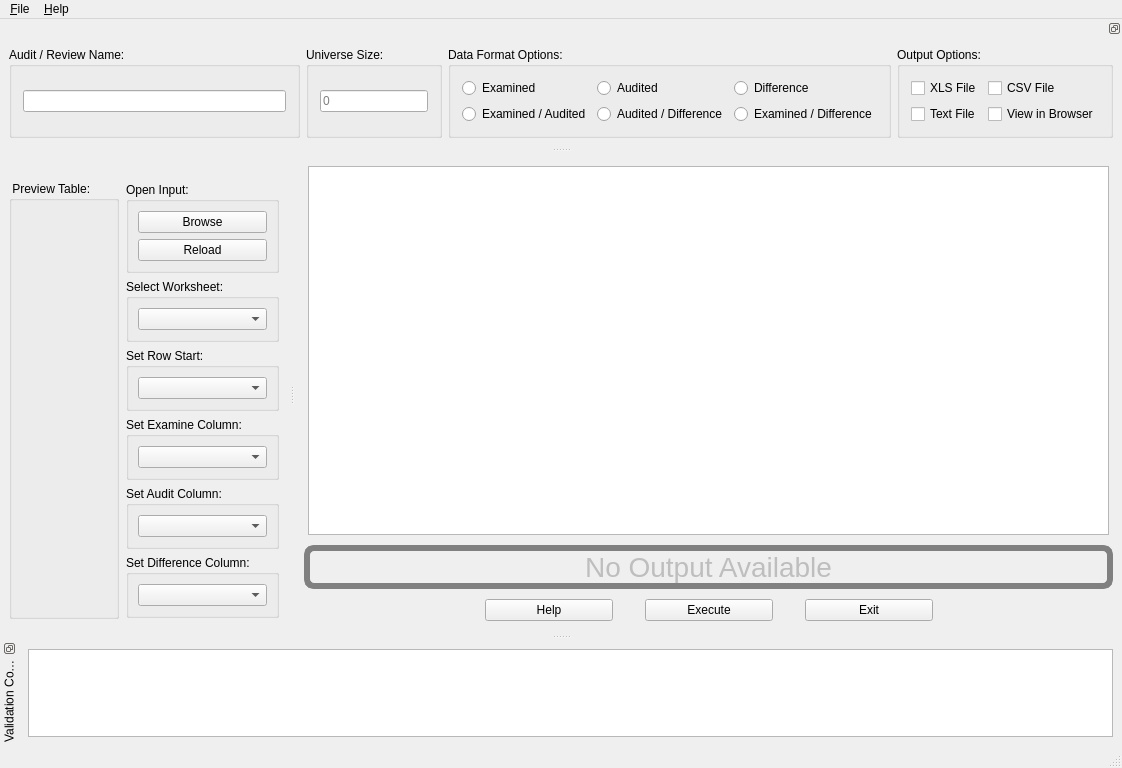
<?xml version="1.0" encoding="UTF-8"?>
<ui version="4.0">
 <class>UIRStatsUVA</class>
 <widget class="QMainWindow" name="UIRStatsUVA">
  <property name="geometry">
   <rect>
    <x>0</x>
    <y>0</y>
    <width>1122</width>
    <height>768</height>
   </rect>
  </property>
  <property name="windowTitle">
   <string>Unrestricted Variable Appraisel</string>
  </property>
  <widget class="QWidget" name="centralwidget">
   <property name="windowTitle">
    <string>UIRStatsUVA</string>
   </property>
   <layout class="QVBoxLayout" name="verticalLayout_4">
    <item>
     <widget class="QFrame" name="m_frmOutput">
      <layout class="QVBoxLayout" name="verticalLayout">
       <property name="leftMargin">
        <number>4</number>
       </property>
       <property name="topMargin">
        <number>4</number>
       </property>
       <property name="rightMargin">
        <number>4</number>
       </property>
       <property name="bottomMargin">
        <number>4</number>
       </property>
       <item>
        <widget class="QTextBrowser" name="m_txtOutput"/>
       </item>
      </layout>
     </widget>
    </item>
    <item>
     <widget class="QLabel" name="m_lblNoData">
      <property name="enabled">
       <bool>false</bool>
      </property>
      <property name="font">
       <font>
        <pointsize>-1</pointsize>
       </font>
      </property>
      <property name="styleSheet">
       <string notr="true">#m_lblNoData
{
	border:6px solid gray;	border-radius:10px;	font-size:28px;
}</string>
      </property>
      <property name="text">
       <string>No Output Available</string>
      </property>
      <property name="alignment">
       <set>Qt::AlignCenter</set>
      </property>
     </widget>
    </item>
    <item>
     <layout class="QHBoxLayout" name="horizontalLayout">
      <property name="spacing">
       <number>32</number>
      </property>
      <property name="leftMargin">
       <number>4</number>
      </property>
      <property name="topMargin">
       <number>4</number>
      </property>
      <property name="rightMargin">
       <number>4</number>
      </property>
      <property name="bottomMargin">
       <number>4</number>
      </property>
      <item>
       <spacer name="horizontalSpacer">
        <property name="orientation">
         <enum>Qt::Horizontal</enum>
        </property>
        <property name="sizeHint" stdset="0">
         <size>
          <width>40</width>
          <height>20</height>
         </size>
        </property>
       </spacer>
      </item>
      <item>
       <widget class="QPushButton" name="m_btnHelp">
        <property name="minimumSize">
         <size>
          <width>128</width>
          <height>0</height>
         </size>
        </property>
        <property name="text">
         <string>Help</string>
        </property>
       </widget>
      </item>
      <item>
       <widget class="QPushButton" name="m_btnExecute">
        <property name="minimumSize">
         <size>
          <width>128</width>
          <height>0</height>
         </size>
        </property>
        <property name="text">
         <string>Execute</string>
        </property>
       </widget>
      </item>
      <item>
       <widget class="QPushButton" name="m_btnExit">
        <property name="minimumSize">
         <size>
          <width>128</width>
          <height>0</height>
         </size>
        </property>
        <property name="text">
         <string>Exit</string>
        </property>
       </widget>
      </item>
      <item>
       <spacer name="horizontalSpacer_2">
        <property name="orientation">
         <enum>Qt::Horizontal</enum>
        </property>
        <property name="sizeHint" stdset="0">
         <size>
          <width>40</width>
          <height>20</height>
         </size>
        </property>
       </spacer>
      </item>
     </layout>
    </item>
   </layout>
  </widget>
  <widget class="QDockWidget" name="m_dockOptions">
   <property name="sizePolicy">
    <sizepolicy hsizetype="Expanding" vsizetype="Preferred">
     <horstretch>0</horstretch>
     <verstretch>0</verstretch>
    </sizepolicy>
   </property>
   <property name="features">
    <set>QDockWidget::DockWidgetFloatable|QDockWidget::DockWidgetMovable</set>
   </property>
   <property name="allowedAreas">
    <set>Qt::BottomDockWidgetArea|Qt::TopDockWidgetArea</set>
   </property>
   <attribute name="dockWidgetArea">
    <number>4</number>
   </attribute>
   <widget class="QWidget" name="dockWidgetContents_2">
    <layout class="QHBoxLayout" name="horizontalLayout_2">
     <item>
      <widget class="QGroupBox" name="m_grpAuditName">
       <property name="sizePolicy">
        <sizepolicy hsizetype="Expanding" vsizetype="Preferred">
         <horstretch>0</horstretch>
         <verstretch>0</verstretch>
        </sizepolicy>
       </property>
       <property name="title">
        <string>Audit / Review Name:</string>
       </property>
       <layout class="QHBoxLayout" name="horizontalLayout_3">
        <property name="leftMargin">
         <number>11</number>
        </property>
        <property name="topMargin">
         <number>11</number>
        </property>
        <property name="rightMargin">
         <number>11</number>
        </property>
        <property name="bottomMargin">
         <number>11</number>
        </property>
        <item>
         <widget class="QLineEdit" name="m_txtAuditName"/>
        </item>
       </layout>
      </widget>
     </item>
     <item>
      <widget class="QGroupBox" name="verticalGroupBox">
       <property name="sizePolicy">
        <sizepolicy hsizetype="Fixed" vsizetype="Preferred">
         <horstretch>0</horstretch>
         <verstretch>0</verstretch>
        </sizepolicy>
       </property>
       <property name="title">
        <string>Universe Size:</string>
       </property>
       <layout class="QVBoxLayout" name="verticalLayout_3">
        <property name="leftMargin">
         <number>11</number>
        </property>
        <property name="topMargin">
         <number>11</number>
        </property>
        <property name="rightMargin">
         <number>11</number>
        </property>
        <property name="bottomMargin">
         <number>11</number>
        </property>
        <item>
         <widget class="QLineEdit" name="m_txtUniverseSize">
          <property name="placeholderText">
           <string>0</string>
          </property>
         </widget>
        </item>
       </layout>
      </widget>
     </item>
     <item>
      <widget class="QGroupBox" name="verticalGroupBox_2">
       <property name="sizePolicy">
        <sizepolicy hsizetype="Fixed" vsizetype="Preferred">
         <horstretch>0</horstretch>
         <verstretch>0</verstretch>
        </sizepolicy>
       </property>
       <property name="title">
        <string>Data Format Options:</string>
       </property>
       <layout class="QGridLayout" name="gridLayout">
        <property name="leftMargin">
         <number>11</number>
        </property>
        <property name="topMargin">
         <number>11</number>
        </property>
        <property name="rightMargin">
         <number>11</number>
        </property>
        <property name="bottomMargin">
         <number>11</number>
        </property>
        <item row="0" column="2">
         <widget class="QRadioButton" name="m_rdbAudited">
          <property name="text">
           <string>Audited</string>
          </property>
          <property name="autoExclusive">
           <bool>false</bool>
          </property>
         </widget>
        </item>
        <item row="0" column="1">
         <widget class="QRadioButton" name="m_rdbExamined">
          <property name="text">
           <string>Examined</string>
          </property>
          <property name="autoExclusive">
           <bool>false</bool>
          </property>
         </widget>
        </item>
        <item row="1" column="3">
         <widget class="QRadioButton" name="m_rdbExaminedAndDifference">
          <property name="text">
           <string>Examined / Difference</string>
          </property>
          <property name="autoExclusive">
           <bool>false</bool>
          </property>
         </widget>
        </item>
        <item row="1" column="2">
         <widget class="QRadioButton" name="m_rdbAuditedAndDifference">
          <property name="text">
           <string>Audited / Difference</string>
          </property>
          <property name="autoExclusive">
           <bool>false</bool>
          </property>
         </widget>
        </item>
        <item row="1" column="1">
         <widget class="QRadioButton" name="m_rdbExaminedAndAudited">
          <property name="text">
           <string>Examined / Audited</string>
          </property>
          <property name="autoExclusive">
           <bool>false</bool>
          </property>
         </widget>
        </item>
        <item row="0" column="3">
         <widget class="QRadioButton" name="m_rdbDifference">
          <property name="text">
           <string>Difference</string>
          </property>
          <property name="autoExclusive">
           <bool>false</bool>
          </property>
         </widget>
        </item>
       </layout>
      </widget>
     </item>
     <item>
      <widget class="QGroupBox" name="verticalGroupBox_3">
       <property name="sizePolicy">
        <sizepolicy hsizetype="Fixed" vsizetype="Preferred">
         <horstretch>0</horstretch>
         <verstretch>0</verstretch>
        </sizepolicy>
       </property>
       <property name="minimumSize">
        <size>
         <width>0</width>
         <height>0</height>
        </size>
       </property>
       <property name="maximumSize">
        <size>
         <width>275</width>
         <height>16777215</height>
        </size>
       </property>
       <property name="title">
        <string>Output Options:</string>
       </property>
       <layout class="QGridLayout" name="gridLayout_2">
        <property name="leftMargin">
         <number>11</number>
        </property>
        <property name="topMargin">
         <number>11</number>
        </property>
        <property name="rightMargin">
         <number>11</number>
        </property>
        <property name="bottomMargin">
         <number>11</number>
        </property>
        <item row="2" column="0">
         <widget class="QCheckBox" name="m_chkTextOutput">
          <property name="sizePolicy">
           <sizepolicy hsizetype="Fixed" vsizetype="Fixed">
            <horstretch>0</horstretch>
            <verstretch>0</verstretch>
           </sizepolicy>
          </property>
          <property name="text">
           <string>Text File</string>
          </property>
         </widget>
        </item>
        <item row="0" column="0">
         <widget class="QCheckBox" name="m_chkXLSOutput">
          <property name="sizePolicy">
           <sizepolicy hsizetype="Fixed" vsizetype="Fixed">
            <horstretch>0</horstretch>
            <verstretch>0</verstretch>
           </sizepolicy>
          </property>
          <property name="text">
           <string>XLS File</string>
          </property>
         </widget>
        </item>
        <item row="0" column="1">
         <widget class="QCheckBox" name="m_chkCSVOutput">
          <property name="text">
           <string>CSV File</string>
          </property>
         </widget>
        </item>
        <item row="2" column="1">
         <widget class="QCheckBox" name="m_chkViewInBrowser">
          <property name="text">
           <string>View in Browser</string>
          </property>
         </widget>
        </item>
       </layout>
      </widget>
     </item>
    </layout>
   </widget>
  </widget>
  <widget class="QStatusBar" name="m_statusBar"/>
  <widget class="QMenuBar" name="menuBar">
   <property name="geometry">
    <rect>
     <x>0</x>
     <y>0</y>
     <width>1122</width>
     <height>20</height>
    </rect>
   </property>
   <widget class="QMenu" name="menuFile">
    <property name="title">
     <string>&amp;File</string>
    </property>
    <addaction name="actionNew_Window"/>
    <addaction name="separator"/>
    <addaction name="actionRecently_Used"/>
    <addaction name="actionImport_Input_Data"/>
    <addaction name="separator"/>
    <addaction name="actionExecute"/>
    <addaction name="separator"/>
    <addaction name="actionExit"/>
   </widget>
   <widget class="QMenu" name="menu_Help">
    <property name="title">
     <string>&amp;Help</string>
    </property>
    <addaction name="actionHelp"/>
    <addaction name="actionAbout"/>
   </widget>
   <addaction name="menuFile"/>
   <addaction name="menu_Help"/>
  </widget>
  <widget class="QDockWidget" name="m_dockSampleEditor">
   <property name="features">
    <set>QDockWidget::NoDockWidgetFeatures</set>
   </property>
   <property name="allowedAreas">
    <set>Qt::LeftDockWidgetArea|Qt::RightDockWidgetArea</set>
   </property>
   <attribute name="dockWidgetArea">
    <number>1</number>
   </attribute>
   <widget class="QWidget" name="dockWidgetContents">
    <layout class="QVBoxLayout" name="verticalLayout_5">
     <item>
      <layout class="QHBoxLayout" name="horizontalLayout_4">
       <property name="leftMargin">
        <number>0</number>
       </property>
       <property name="topMargin">
        <number>0</number>
       </property>
       <property name="rightMargin">
        <number>0</number>
       </property>
       <property name="bottomMargin">
        <number>0</number>
       </property>
       <item>
        <widget class="QGroupBox" name="m_grpInputWorksheetPreviewTable">
         <property name="sizePolicy">
          <sizepolicy hsizetype="Expanding" vsizetype="Preferred">
           <horstretch>0</horstretch>
           <verstretch>0</verstretch>
          </sizepolicy>
         </property>
         <property name="title">
          <string> Preview Table:</string>
         </property>
         <layout class="QVBoxLayout" name="verticalLayout_10"/>
        </widget>
       </item>
       <item>
        <widget class="QFrame" name="verticalFrame">
         <property name="sizePolicy">
          <sizepolicy hsizetype="Fixed" vsizetype="Preferred">
           <horstretch>0</horstretch>
           <verstretch>0</verstretch>
          </sizepolicy>
         </property>
         <layout class="QVBoxLayout" name="verticalLayout_12">
          <property name="leftMargin">
           <number>1</number>
          </property>
          <property name="topMargin">
           <number>1</number>
          </property>
          <property name="rightMargin">
           <number>1</number>
          </property>
          <property name="bottomMargin">
           <number>1</number>
          </property>
          <item>
           <widget class="QGroupBox" name="verticalGroupBox">
            <property name="title">
             <string>Open Input:</string>
            </property>
            <layout class="QVBoxLayout" name="verticalLayout_11">
             <property name="leftMargin">
              <number>9</number>
             </property>
             <property name="topMargin">
              <number>9</number>
             </property>
             <property name="rightMargin">
              <number>9</number>
             </property>
             <property name="bottomMargin">
              <number>9</number>
             </property>
             <item>
              <widget class="QPushButton" name="m_btnImportSampleInputData">
               <property name="sizePolicy">
                <sizepolicy hsizetype="Preferred" vsizetype="Fixed">
                 <horstretch>0</horstretch>
                 <verstretch>0</verstretch>
                </sizepolicy>
               </property>
               <property name="minimumSize">
                <size>
                 <width>80</width>
                 <height>0</height>
                </size>
               </property>
               <property name="text">
                <string>Browse</string>
               </property>
              </widget>
             </item>
             <item>
              <widget class="QPushButton" name="m_btnImportSampleInputDataReload">
               <property name="text">
                <string>Reload</string>
               </property>
              </widget>
             </item>
            </layout>
           </widget>
          </item>
          <item>
           <widget class="QGroupBox" name="groupBox">
            <property name="title">
             <string>Select Worksheet:</string>
            </property>
            <layout class="QGridLayout" name="gridLayout_8">
             <property name="leftMargin">
              <number>9</number>
             </property>
             <property name="topMargin">
              <number>9</number>
             </property>
             <property name="rightMargin">
              <number>9</number>
             </property>
             <property name="bottomMargin">
              <number>9</number>
             </property>
             <item row="0" column="1">
              <widget class="QComboBox" name="m_cmbDataInputSheets">
               <property name="sizePolicy">
                <sizepolicy hsizetype="Expanding" vsizetype="Fixed">
                 <horstretch>0</horstretch>
                 <verstretch>0</verstretch>
                </sizepolicy>
               </property>
              </widget>
             </item>
            </layout>
           </widget>
          </item>
          <item>
           <widget class="QGroupBox" name="verticalGroupBox">
            <property name="title">
             <string>Set Row Start:</string>
            </property>
            <layout class="QVBoxLayout" name="verticalLayout_2">
             <item>
              <widget class="QComboBox" name="m_cmbDataRowStartDataTable"/>
             </item>
            </layout>
           </widget>
          </item>
          <item>
           <widget class="QGroupBox" name="verticalGroupBox_2">
            <property name="title">
             <string>Set Examine Column:</string>
            </property>
            <layout class="QVBoxLayout" name="verticalLayout_7">
             <item>
              <widget class="QComboBox" name="m_cmbExaminedDataTable"/>
             </item>
            </layout>
           </widget>
          </item>
          <item>
           <widget class="QGroupBox" name="verticalGroupBox_3">
            <property name="title">
             <string>Set Audit Column:</string>
            </property>
            <layout class="QVBoxLayout" name="verticalLayout_8">
             <item>
              <widget class="QComboBox" name="m_cmbAuditedDataTable"/>
             </item>
            </layout>
           </widget>
          </item>
          <item>
           <widget class="QGroupBox" name="verticalGroupBox_4">
            <property name="title">
             <string>Set Difference Column:</string>
            </property>
            <layout class="QVBoxLayout" name="verticalLayout_9">
             <item>
              <widget class="QComboBox" name="m_cmbDifferenceDataTable"/>
             </item>
            </layout>
           </widget>
          </item>
          <item>
           <spacer name="verticalSpacer">
            <property name="orientation">
             <enum>Qt::Vertical</enum>
            </property>
            <property name="sizeHint" stdset="0">
             <size>
              <width>20</width>
              <height>40</height>
             </size>
            </property>
           </spacer>
          </item>
         </layout>
        </widget>
       </item>
      </layout>
     </item>
     <item>
      <widget class="QFrame" name="frame_2">
       <layout class="QGridLayout" name="gridLayout_9">
        <property name="leftMargin">
         <number>0</number>
        </property>
        <property name="topMargin">
         <number>0</number>
        </property>
        <property name="rightMargin">
         <number>0</number>
        </property>
        <property name="bottomMargin">
         <number>0</number>
        </property>
       </layout>
      </widget>
     </item>
    </layout>
   </widget>
  </widget>
  <widget class="QDockWidget" name="m_dockValidationConsole">
   <property name="features">
    <set>QDockWidget::DockWidgetFloatable|QDockWidget::DockWidgetMovable|QDockWidget::DockWidgetVerticalTitleBar</set>
   </property>
   <property name="allowedAreas">
    <set>Qt::BottomDockWidgetArea|Qt::TopDockWidgetArea</set>
   </property>
   <property name="windowTitle">
    <string>Validation Console</string>
   </property>
   <attribute name="dockWidgetArea">
    <number>8</number>
   </attribute>
   <widget class="QWidget" name="dockWidgetContents_3">
    <layout class="QVBoxLayout" name="verticalLayout_6">
     <item>
      <widget class="QListWidget" name="m_lstValidationConsole"/>
     </item>
    </layout>
   </widget>
  </widget>
  <action name="actionRecently_Used">
   <property name="text">
    <string>Recently Used</string>
   </property>
  </action>
  <action name="actionExit">
   <property name="text">
    <string>Exit</string>
   </property>
  </action>
  <action name="actionAbout">
   <property name="text">
    <string>About...</string>
   </property>
  </action>
  <action name="actionHelp">
   <property name="text">
    <string>Help Topics...</string>
   </property>
  </action>
  <action name="actionExecute">
   <property name="text">
    <string>Execute...</string>
   </property>
  </action>
  <action name="actionImport_Input_Data">
   <property name="text">
    <string>Import Input Data...</string>
   </property>
  </action>
  <action name="actionNew_Window">
   <property name="text">
    <string>New Window...</string>
   </property>
  </action>
 </widget>
 <tabstops>
  <tabstop>m_txtAuditName</tabstop>
  <tabstop>m_rdbExamined</tabstop>
  <tabstop>m_rdbAudited</tabstop>
  <tabstop>m_rdbDifference</tabstop>
  <tabstop>m_rdbExaminedAndAudited</tabstop>
  <tabstop>m_rdbAuditedAndDifference</tabstop>
  <tabstop>m_rdbExaminedAndDifference</tabstop>
  <tabstop>m_chkXLSOutput</tabstop>
  <tabstop>m_chkTextOutput</tabstop>
  <tabstop>m_cmbDataInputSheets</tabstop>
  <tabstop>m_txtOutput</tabstop>
  <tabstop>m_btnHelp</tabstop>
  <tabstop>m_btnExecute</tabstop>
  <tabstop>m_btnExit</tabstop>
  <tabstop>m_lstValidationConsole</tabstop>
 </tabstops>
 <resources/>
 <connections/>
</ui>
